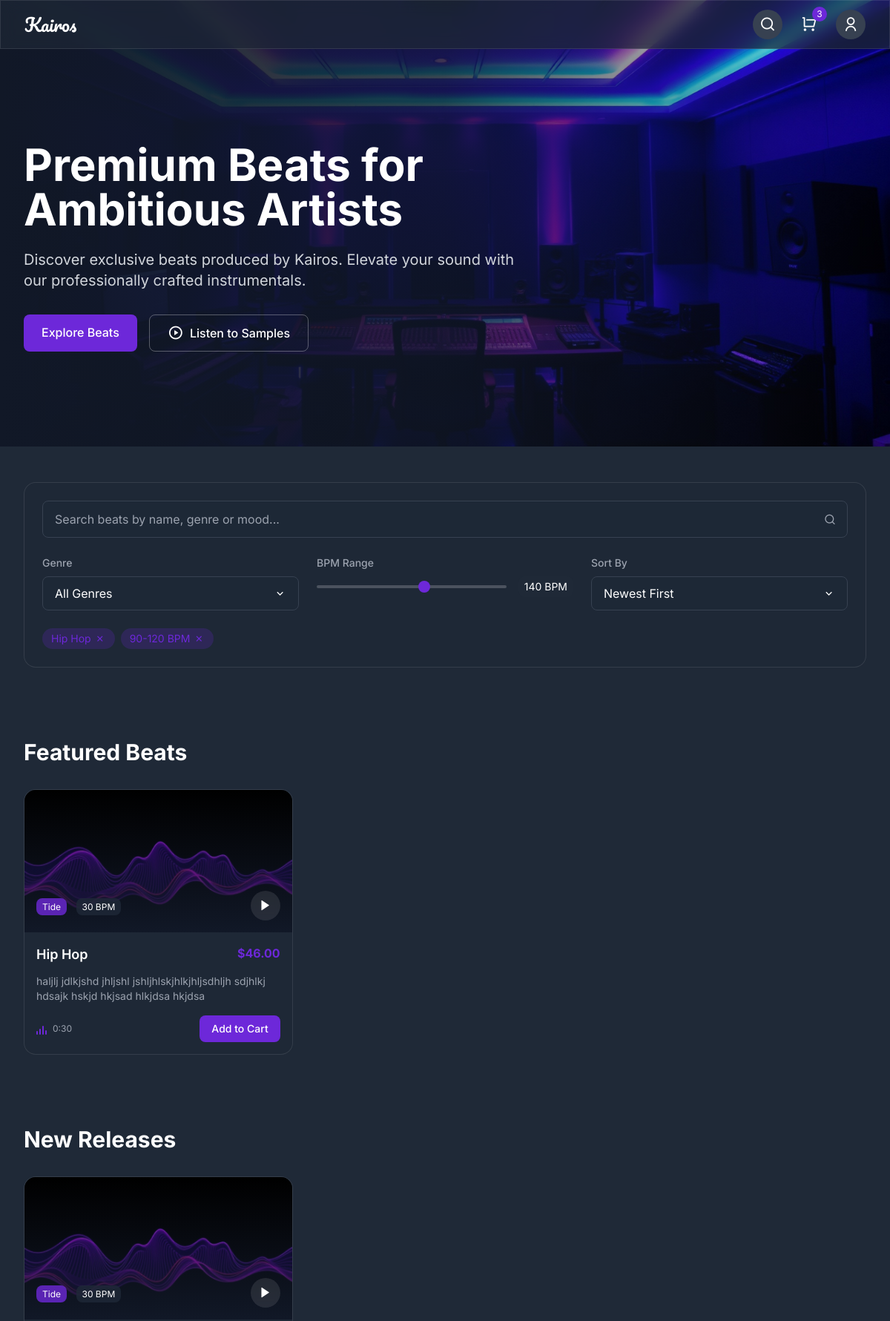
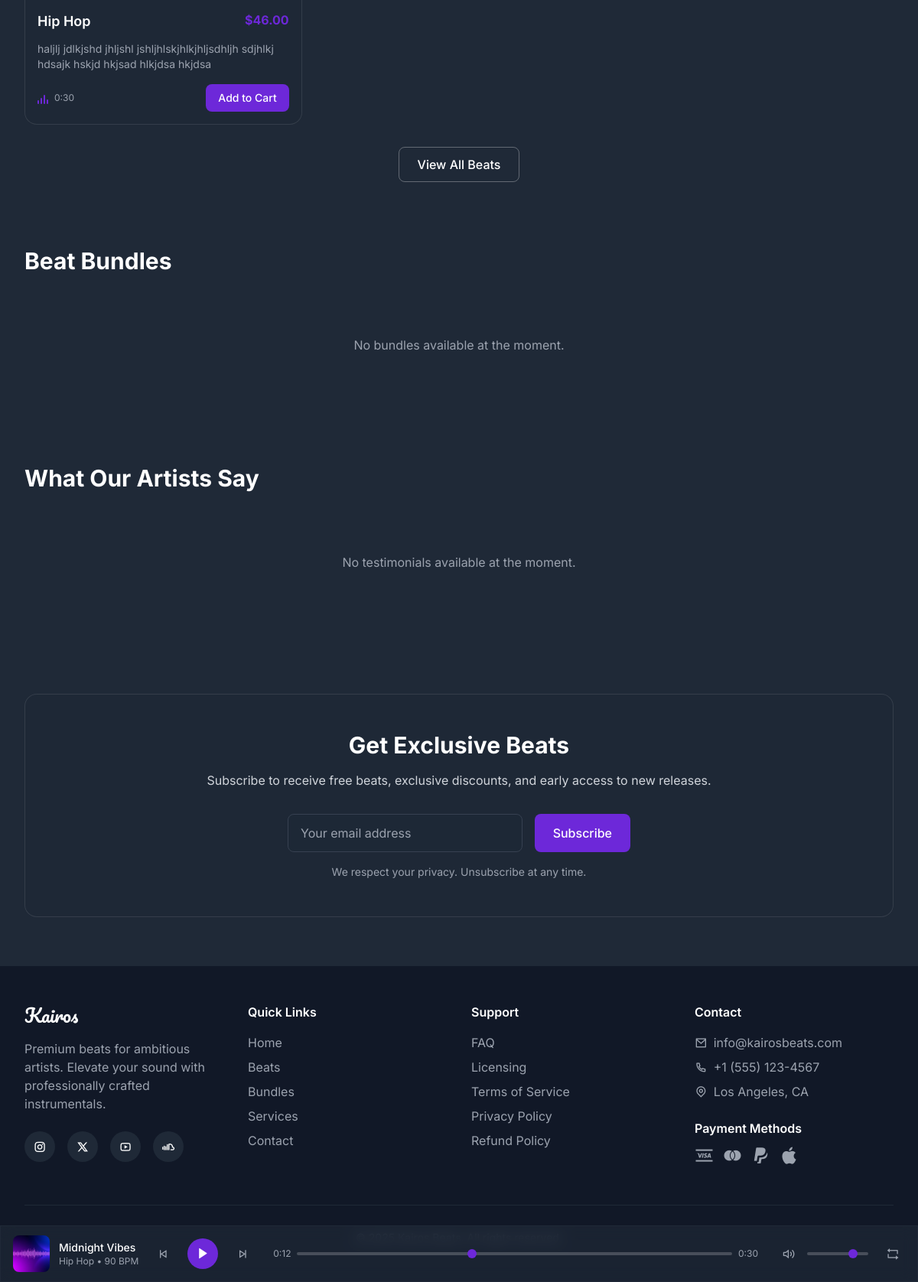
The page / on the database its author committed (2 pictures, top to bottom).
### store/models.py (models this page shows, shortened)
class Beat(models.Model):
    title = models.CharField(max_length=200)
    genre = models.CharField(max_length=100)
    bpm = models.IntegerField()
    price = models.DecimalField(max_digits=10, decimal_places=2)
    description = models.TextField()
    image = models.ImageField(upload_to='beats/')
    audio_file = models.FileField(upload_to='beats/audio/')
    duration = models.DurationField()
    created_at = models.DateTimeField(auto_now_add=True)
    updated_at = models.DateTimeField(auto_now=True)
    is_featured = models.BooleanField(default=False)
    is_new_release = models.BooleanField(default=False)
    is_active = models.BooleanField(default=True, null=True, blank=True)
    class Meta:
        ordering = ['-created_at']
    def get_image_url(self):
        if self.image:
            return self.image.url
        return '/static/images/default-beat.jpg'

### store/views.py (the view)
# urls.py: 2. Add a URL to urlpatterns:  path('', views.home, name='home')
def home(request):
    featured_beats = Beat.objects.filter(
        is_featured=True,
        is_active=True,
        image__isnull=False,
        audio_file__isnull=False
    ).order_by('-created_at')[:3]
    new_releases = Beat.objects.filter(
        is_new_release=True,
        is_active=True,
        image__isnull=False,
        audio_file__isnull=False
    ).order_by('-created_at')[:3]
    bundles = Bundle.objects.filter(
        is_active=True,
        image__isnull=False
    ).order_by('-created_at')[:2]
    testimonials = Testimonial.objects.filter(
        is_active=True
    ).order_by('-created_at')[:3]
    context = {
        'featured_beats': featured_beats,
        'new_releases': new_releases,
        'bundles': bundles,
        'testimonials': testimonials,
    }
    return render(request, 'home.html', context)

### templates/home.html (shortened to what this page needs)
{% extends 'base.html' %}
{% load static %}
{% block content %}
<section class="relative pt-16 overflow-hidden">
  <div class="absolute inset-0" style="background-image: url('{% static 'images/base1.jpg' %}'); background-size: cover; background-position: center;"></div>
  <div class="absolute inset-0 bg-gradient-to-r from-gray-900 via-gray-900/80 to-transparent"></div>
  <div class="relative max-w-7xl mx-auto px-4 sm:px-6 lg:px-8 py-24 md:py-32">
    <div class="max-w-2xl">
      <h1 class="text-4xl md:text-5xl lg:text-6xl font-bold text-white mb-6">
        Premium Beats for Ambitious Artists
      </h1>
      <p class="text-lg md:text-xl text-gray-300 mb-8">
        Discover exclusive beats produced by Kairos. Elevate your sound with
        our professionally crafted instrumentals.
      </p>
      <div class="flex flex-wrap gap-4">
        <a href="{% url 'store:beats' %}" class="bg-primary hover:bg-primary/90 text-white px-6 py-3 rounded-button font-medium transition-colors whitespace-nowrap">
          Explore Beats
        </a>
        <button class="bg-transparent border border-white/30 hover:border-white/50 text-white px-6 py-3 rounded-button font-medium transition-colors flex items-center gap-2 whitespace-nowrap">
          <i class="ri-play-circle-line ri-lg"></i>
          Listen to Samples
        </button>
      </div>
    </div>
  </div>
</section>
<section class="py-12 max-w-7xl mx-auto px-4 sm:px-6 lg:px-8">
  <div class="glass rounded-lg p-6">
    <div class="relative mb-6">
      <input type="text" placeholder="Search beats by name, genre or mood..." class="w-full bg-gray-800/50 border border-gray-700 text-white px-4 py-3 pr-10 rounded focus:outline-none focus:ring-2 focus:ring-primary focus:border-transparent" />
      <div class="absolute right-3 top-1/2 transform -translate-y-1/2 w-6 h-6 flex items-center justify-center">
        <i class="ri-search-line text-gray-400"></i>
      </div>
    </div>
    <div class="grid grid-cols-1 md:grid-cols-3 gap-6">
      <div>
        <label class="block text-sm font-medium text-gray-400 mb-2">Genre</label>
        <div class="relative">
          <button class="w-full bg-gray-800/50 border border-gray-700 text-white px-4 py-2.5 rounded text-left flex justify-between items-center focus:outline-none focus:ring-2 focus:ring-primary">
            <span>All Genres</span>
            <i class="ri-arrow-down-s-line"></i>
          </button>
        </div>
      </div>
      <div>
        <label class="block text-sm font-medium text-gray-400 mb-2">BPM Range</label>
        <div class="flex items-center gap-4">
          <input type="range" min="60" max="200" value="140" class="bpm-range flex-grow" />
          <span class="text-white bg-gray-800 px-2 py-1 rounded text-sm">140 BPM</span>
        </div>
      </div>
      <div>
        <label class="block text-sm font-medium text-gray-400 mb-2">Sort By</label>
        <div class="relative">
          <button class="w-full bg-gray-800/50 border border-gray-700 text-white px-4 py-2.5 rounded text-left flex justify-between items-center focus:outline-none focus:ring-2 focus:ring-primary">
            <span>Newest First</span>
            <i class="ri-arrow-down-s-line"></i>
          </button>
        </div>
      </div>
    </div>
    <div class="flex flex-wrap gap-2 mt-6">
      <div class="bg-primary/20 text-primary px-3 py-1 rounded-full text-sm flex items-center gap-1">
        Hip Hop
        <button class="w-4 h-4 flex items-center justify-center">
          <i class="ri-close-line"></i>
        </button>
      </div>
      <div class="bg-primary/20 text-primary px-3 py-1 rounded-full text-sm flex items-center gap-1">
        90-120 BPM
        <button class="w-4 h-4 flex items-center justify-center">
          <i class="ri-close-line"></i>
        </button>
      </div>
    </div>
  </div>
</section>
<section class="py-12 max-w-7xl mx-auto px-4 sm:px-6 lg:px-8">
  <h2 class="text-3xl font-bold text-white mb-8">Featured Beats</h2>
  <div class="grid grid-cols-1 md:grid-cols-2 lg:grid-cols-3 gap-6">
    {% for beat in featured_beats %}
      {% include 'components/beat_card.html' with beat=beat %}
    {% empty %}
      <div class="col-span-3 text-center py-12">
        <p class="text-gray-400">No featured beats available at the moment.</p>
      </div>
    {% endfor %}
  </div>
</section>
<section class="py-12 max-w-7xl mx-auto px-4 sm:px-6 lg:px-8">
  <h2 class="text-3xl font-bold text-white mb-8">New Releases</h2>
  <div class="grid grid-cols-1 md:grid-cols-2 lg:grid-cols-3 gap-6">
    {% for beat in new_releases %}
      {% include 'components/beat_card.html' with beat=beat %}
    {% empty %}
      <div class="col-span-3 text-center py-12">
        <p class="text-gray-400">No new releases available at the moment.</p>
      </div>
    {% endfor %}
  </div>
  <div class="mt-10 text-center">
    <a href="{% url 'store:beats' %}" class="bg-transparent border border-white/30 hover:border-white/50 text-white px-6 py-3 rounded-button font-medium transition-colors whitespace-nowrap">
      View All Beats
    </a>
  </div>
</section>
<section class="py-12 max-w-7xl mx-auto px-4 sm:px-6 lg:px-8">
  <h2 class="text-3xl font-bold text-white mb-8">Beat Bundles</h2>
  <div class="grid grid-cols-1 md:grid-cols-2 gap-6">
    {% for bundle in bundles %}
      {% include 'components/bundle_card.html' with bundle=bundle %}
    {% empty %}
      <div class="col-span-2 text-center py-12">
        <p class="text-gray-400">No bundles available at the moment.</p>
      </div>
    {% endfor %}
  </div>
</section>
<section class="py-12 max-w-7xl mx-auto px-4 sm:px-6 lg:px-8">
  <h2 class="text-3xl font-bold text-white mb-8">What Our Artists Say</h2>
  <div class="grid grid-cols-1 md:grid-cols-3 gap-6">
    {% for testimonial in testimonials %}
      <div class="glass-card rounded-lg p-6">
        <div class="flex items-center mb-4">
          <div class="w-12 h-12 bg-gray-800 rounded-full flex-shrink-0"></div>
          <div class="ml-4">
            <h4 class="text-white font-medium">{{ testimonial.name }}</h4>
            <p class="text-gray-400 text-sm">{{ testimonial.role }}</p>
          </div>
        </div>
        <p class="text-gray-300 mb-4">{{ testimonial.content }}</p>
        <div class="flex items-center">
          <div class="flex text-yellow-400">
            {% for i in "12345" %}
              {% if forloop.counter <= testimonial.rating %}
                <i class="ri-star-fill"></i>
              {% else %}
                <i class="ri-star-line"></i>
              {% endif %}
            {% endfor %}
          </div>
          <span class="text-gray-400 text-sm ml-2">{{ testimonial.rating }}/5</span>
        </div>
      </div>
    {% empty %}
      <div class="col-span-3 text-center py-12">
        <p class="text-gray-400">No testimonials available at the moment.</p>
      </div>
    {% endfor %}
  </div>
</section>
<section class="py-16 max-w-7xl mx-auto px-4 sm:px-6 lg:px-8">
  <div class="glass rounded-lg p-8 md:p-12">
    <div class="max-w-3xl mx-auto text-center">
      <h2 class="text-3xl font-bold text-white mb-4">Get Exclusive Beats</h2>
      <p class="text-gray-300 mb-8">
        Subscribe to receive free beats, exclusive discounts, and early
        access to new releases.
      </p>
      <div class="flex flex-col sm:flex-row gap-4 max-w-md mx-auto">
        <input type="email" placeholder="Your email address" class="flex-grow bg-gray-800/50 border border-gray-700 text-white px-4 py-3 rounded focus:outline-none focus:ring-2 focus:ring-primary focus:border-transparent" />
        <button class="bg-primary hover:bg-primary/90 text-white px-6 py-3 rounded-button font-medium transition-colors whitespace-nowrap">
          Subscribe
        </button>
      </div>
      <p class="text-gray-400 text-sm mt-4">
        We respect your privacy. Unsubscribe at any time.
      </p>
    </div>
  </div>
</section>
{% endblock %}

### templates/components/beat_card.html (shortened to what this page needs)
{% load static %}
<div class="glass-card rounded-lg overflow-hidden">
  <div class="relative h-48 bg-gray-800">
    <img src="{{ beat.get_image_url }}" alt="{{ beat.title }}" class="w-full h-full object-cover" />
    <div class="absolute inset-0 bg-gradient-to-t from-gray-900 to-transparent"></div>
    <div class="absolute bottom-4 left-4 right-4 flex justify-between items-center">
      <div>
        <span class="bg-primary/80 text-white text-xs px-2 py-1 rounded">{{ beat.genre }}</span>
        <span class="bg-gray-800/80 text-white text-xs px-2 py-1 rounded ml-2">{{ beat.bpm }} BPM</span>
      </div>
      <button class="w-10 h-10 bg-white/10 rounded-full flex items-center justify-center backdrop-blur-sm hover:bg-white/20 transition-colors">
        <i class="ri-play-fill text-white ri-lg"></i>
      </button>
    </div>
  </div>
  <div class="p-4">
    <div class="flex justify-between items-start mb-3">
      <h3 class="text-lg font-semibold text-white">{{ beat.title }}</h3>
      <span class="text-primary font-bold">${{ beat.price }}</span>
    </div>
    <p class="text-gray-400 text-sm mb-4">{{ beat.description }}</p>
    <div class="flex justify-between items-center">
      <div class="flex items-center gap-2">
        <div class="equalizer">
          <span style="height: 5px"></span>
          <span style="height: 8px"></span>
          <span style="height: 12px"></span>
          <span style="height: 6px"></span>
        </div>
        <span class="text-xs text-gray-400">0:30</span>
      </div>
      <button
        onclick="handleAddToCart({{ beat.id }}, '{{ beat.title }}')"
        class="bg-primary hover:bg-primary/90 text-white px-4 py-2 rounded-button text-sm font-medium transition-colors whitespace-nowrap"
      >
        Add to Cart
      </button>
    </div>
  </div>
</div>

### templates/base.html (style rules this page uses)
:where([class^="ri-"])::before { content: "\f3c2"; }
body { font-family: "Inter", sans-serif; background-color: #1f2937; color: #f9fafb; }
.glass { background: rgba(31, 41, 55, 0.7); backdrop-filter: blur(10px); border: 1px solid rgba(255, 255, 255, 0.1); }
.glass-card { background: rgba(31, 41, 55, 0.5); backdrop-filter: blur(10px); border: 1px solid rgba(255, 255, 255, 0.1); transition: all 0.3s ease; }
.bpm-range { -webkit-appearance: none; appearance: none; height: 4px; border-radius: 2px; background: rgba(255, 255, 255, 0.2); outline: none; }
.equalizer { display: flex; align-items: flex-end; height: 16px; gap: 2px; }
.equalizer span { width: 2px; background-color: #6d28d9; border-radius: 1px; animation: equalize 1s infinite; }
.equalizer span:nth-child(1) { animation-delay: 0.1s; }
.equalizer span:nth-child(2) { animation-delay: 0.3s; }
.equalizer span:nth-child(3) { animation-delay: 0.5s; }
.equalizer span:nth-child(4) { animation-delay: 0.2s; }

### rows shown on the page
Beat: get_image_url (picture), genre "Tide", bpm "30", title "Hip Hop", price "46.00", description "haljlj jdlkjshd jhljshl jshljhlskjhlkjhljsdhljh sdjhlkj hdsajk hskjd hkjsad hlkjdsa hkjdsa"
